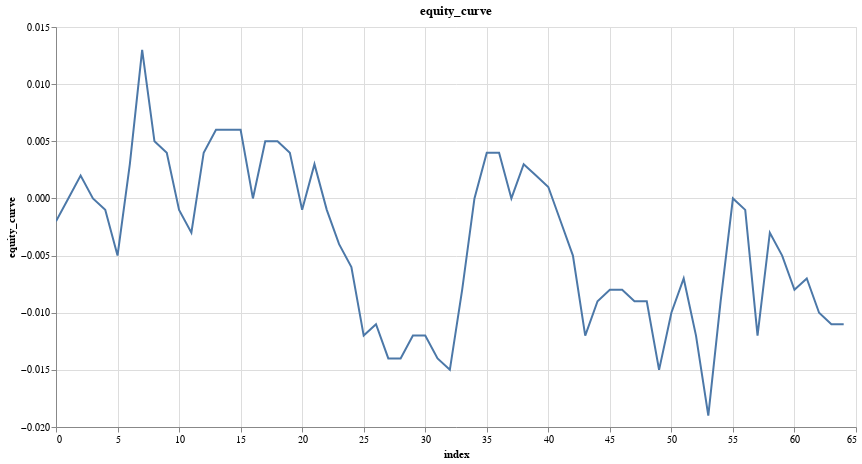

Notebook source saved alongside this figure:
### Code cell
research.plot_column(model_trades, 'equity_curve')

### Figure 1 — Vega specification as saved in the notebook (floating-point values rounded to 4 significant figures)
{"$schema": "https://vega.github.io/schema/vega/v5.json", "data": [{"name": "param_9_store"}, {"name": "source_0", "values": [{"equity_curve": -0.002, "index": 0}, {"equity_curve": -0.0, "index": 1}, {"equity_curve": 0.002, "index": 2}, {"equity_curve": 0.0, "index": 3}, {"equity_curve": -0.001, "index": 4}, {"equity_curve": -0.005, "index": 5}, {"equity_curve": 0.003, "index": 6}, {"equity_curve": 0.013, "index": 7}, {"equity_curve": 0.005, "index": 8}, {"equity_curve": 0.004, "index": 9}, {"equity_curve": -0.001, "index": 10}, {"equity_curve": -0.003, "index": 11}, {"equity_curve": 0.004, "index": 12}, {"equity_curve": 0.006, "index": 13}, {"equity_curve": 0.006, "index": 14}, {"equity_curve": 0.006, "index": 15}, {"equity_curve": 0.0, "index": 16}, {"equity_curve": 0.005, "index": 17}, {"equity_curve": 0.005, "index": 18}, {"equity_curve": 0.004, "index": 19}, {"equity_curve": -0.001, "index": 20}, {"equity_curve": 0.003, "index": 21}, {"equity_curve": -0.001, "index": 22}, {"equity_curve": -0.004, "index": 23}, {"equity_curve": -0.006, "index": 24}, {"equity_curve": -0.012, "index": 25}, {"equity_curve": -0.011, "index": 26}, {"equity_curve": -0.014, "index": 27}, {"equity_curve": -0.014, "index": 28}, {"equity_curve": -0.012, "index": 29}, {"equity_curve": -0.012, "index": 30}, {"equity_curve": -0.014, "index": 31}, {"equity_curve": -0.015, "index": 32}, {"equity_curve": -0.008, "index": 33}, {"equity_curve": -0.0, "index": 34}, {"equity_curve": 0.004, "index": 35}, {"equity_curve": 0.004, "index": 36}, {"equity_curve": -0.0, "index": 37}, {"equity_curve": 0.003, "index": 38}, {"equity_curve": 0.002, "index": 39}, {"equity_curve": 0.001, "index": 40}, {"equity_curve": -0.002, "index": 41}, {"equity_curve": -0.005, "index": 42}, {"equity_curve": -0.012, "index": 43}, {"equity_curve": -0.009, "index": 44}, {"equity_curve": -0.008, "index": 45}, {"equity_curve": -0.008, "index": 46}, {"equity_curve": -0.009, "index": 47}, {"equity_curve": -0.009, "index": 48}, {"equity_curve": -0.015, "index": 49}, {"equity_curve": -0.01, "index": 50}, {"equity_curve": -0.007, "index": 51}, {"equity_curve": -0.012, "index": 52}, {"equity_curve": -0.019, "index": 53}, {"equity_curve": -0.009, "index": 54}, {"equity_curve": -0.0, "index": 55}, {"equity_curve": -0.001, "index": 56}, {"equity_curve": -0.012, "index": 57}, {"equity_curve": -0.003, "index": 58}, {"equity_curve": -0.005, "index": 59}, {"equity_curve": -0.008, "index": 60}, {"equity_curve": -0.007, "index": 61}, {"equity_curve": -0.01, "index": 62}, {"equity_curve": -0.011, "index": 63}, {"equity_curve": -0.011, "index": 64}]}, {"name": "source_0_x_domain_index", "values": [{"min": 0, "max": 64}]}, {"name": "source_0_y_domain_equity_curve", "values": [{"min": -0.019, "max": 0.013}]}], "signals": [{"name": "unit", "value": {}, "on": [{"events": "pointermove", "update": "isTuple(group()) ? group() : unit"}]}, {"name": "param_9", "update": "vlSelectionResolve(\"param_9_store\", \"union\")"}, {"name": "param_9_index", "on": [{"events": [{"source": "view", "type": "dblclick"}], "update": "null"}, {"events": {"signal": "param_9_translate_delta"}, "update": "panLinear(param_9_translate_anchor.extent_x, -param_9_translate_delta.x / width)"}, {"events": {"signal": "param_9_zoom_delta"}, "update": "zoomLinear(domain(\"x\"), param_9_zoom_anchor.x, param_9_zoom_delta)"}]}, {"name": "param_9_equity_curve", "on": [{"events": [{"source": "view", "type": "dblclick"}], "update": "null"}, {"events": {"signal": "param_9_translate_delta"}, "update": "panLinear(param_9_translate_anchor.extent_y, param_9_translate_delta.y / height)"}, {"events": {"signal": "param_9_zoom_delta"}, "update": "zoomLinear(domain(\"y\"), param_9_zoom_anchor.y, param_9_zoom_delta)"}]}, {"name": "param_9_tuple", "on": [{"events": [{"signal": "param_9_index || param_9_equity_curve"}], "update": "param_9_index && param_9_equity_curve ? {unit: \"\", fields: param_9_tuple_fields, values: [param_9_index,param_9_equity_curve]} : null"}]}, {"name": "param_9_tuple_fields", "value": [{"field": "index", "channel": "x", "type": "R"}, {"field": "equity_curve", "channel": "y", "type": "R"}]}, {"name": "param_9_translate_anchor", "value": {}, "on": [{"events": [{"source": "scope", "type": "pointerdown"}], "update": "{x: x(unit), y: y(unit), extent_x: domain(\"x\"), extent_y: domain(\"y\")}"}]}, {"name": "param_9_translate_delta", "value": {}, "on": [{"events": [{"source": "window", "between": [{"source": "scope", "type": "pointerdown"}, {"source": "window", "type": "pointerup"}], "consume": true, "type": "pointermove"}], "update": "{x: param_9_translate_anchor.x - x(unit), y: param_9_translate_anchor.y - y(unit)}"}]}, {"name": "param_9_zoom_anchor", "on": [{"events": [{"source": "scope", "type": "wheel", "consume": true}], "update": "{x: invert(\"x\", x(unit)), y: invert(\"y\", y(unit))}"}]}, {"name": "param_9_zoom_delta", "on": [{"events": [{"source": "scope", "type": "wheel", "consume": true}], "update": "pow(1.001, event.deltaY * pow(16, event.deltaMode))", "force": true}]}, {"name": "param_9_modify", "on": [{"events": {"signal": "param_9_tuple"}, "update": "modify(\"param_9_store\", param_9_tuple, true)"}]}], "marks": [{"type": "line", "name": "marks", "from": {"data": "source_0"}, "sort": {"field": "x"}, "encode": {"update": {"y": {"field": "equity_curve", "scale": "y"}, "tooltip": {"signal": "{\"index\": format(datum[\"index\"], \"\"), \"equity_curve\": format(datum[\"equity_curve\"], \"\")}"}, "defined": {"signal": "isValid(datum[\"index\"]) && isFinite(+datum[\"index\"]) && isValid(datum[\"equity_curve\"]) && isFinite(+datum[\"equity_curve\"])"}, "x": {"field": "index", "scale": "x"}, "stroke": {"value": "#4c78a8"}}}, "interactive": true, "clip": true, "style": ["line"]}], "scales": [{"name": "x", "type": "linear", "domain": [{"signal": "(data(\"source_0_x_domain_index\")[0] || {}).min"}, {"signal": "(data(\"source_0_x_domain_index\")[0] || {}).max"}], "range": [0, {"signal": "width"}], "zero": false, "domainRaw": {"signal": "param_9[\"index\"]"}, "nice": true}, {"name": "y", "type": "linear", "domain": [{"signal": "(data(\"source_0_y_domain_equity_curve\")[0] || {}).min"}, {"signal": "(data(\"source_0_y_domain_equity_curve\")[0] || {}).max"}], "range": [{"signal": "height"}, 0], "domainRaw": {"signal": "param_9[\"equity_curve\"]"}, "nice": true, "zero": true}], "axes": [{"scale": "x", "gridScale": "y", "grid": true, "aria": false, "minExtent": 0, "orient": "bottom", "domain": false, "maxExtent": 0, "tickCount": {"signal": "ceil(width/40)"}, "ticks": false, "zindex": 0, "labels": false}, {"scale": "y", "labels": false, "minExtent": 0, "ticks": false, "aria": false, "grid": true, "zindex": 0, "maxExtent": 0, "orient": "left", "gridScale": "x", "tickCount": {"signal": "ceil(height/40)"}, "domain": false}, {"scale": "x", "tickCount": {"signal": "ceil(width/40)"}, "zindex": 0, "orient": "bottom", "labelFlush": true, "grid": false, "labelOverlap": true, "title": "index"}, {"scale": "y", "orient": "left", "tickCount": {"signal": "ceil(height/40)"}, "title": "equity_curve", "zindex": 0, "labelOverlap": true, "grid": false}], "title": {"text": "equity_curve", "frame": "group"}, "style": "cell", "padding": 5, "background": "white", "width": 800, "height": 400}
